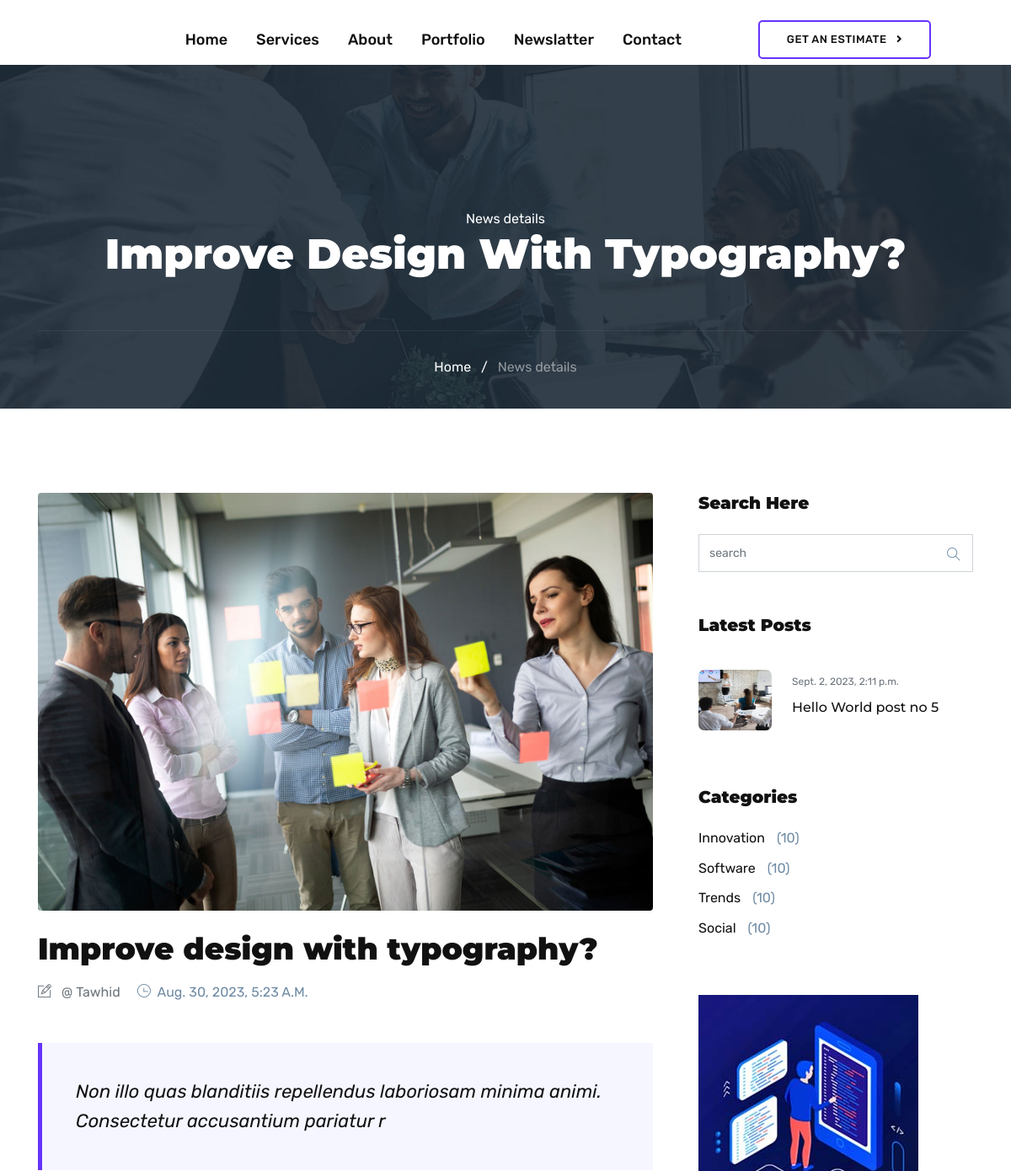
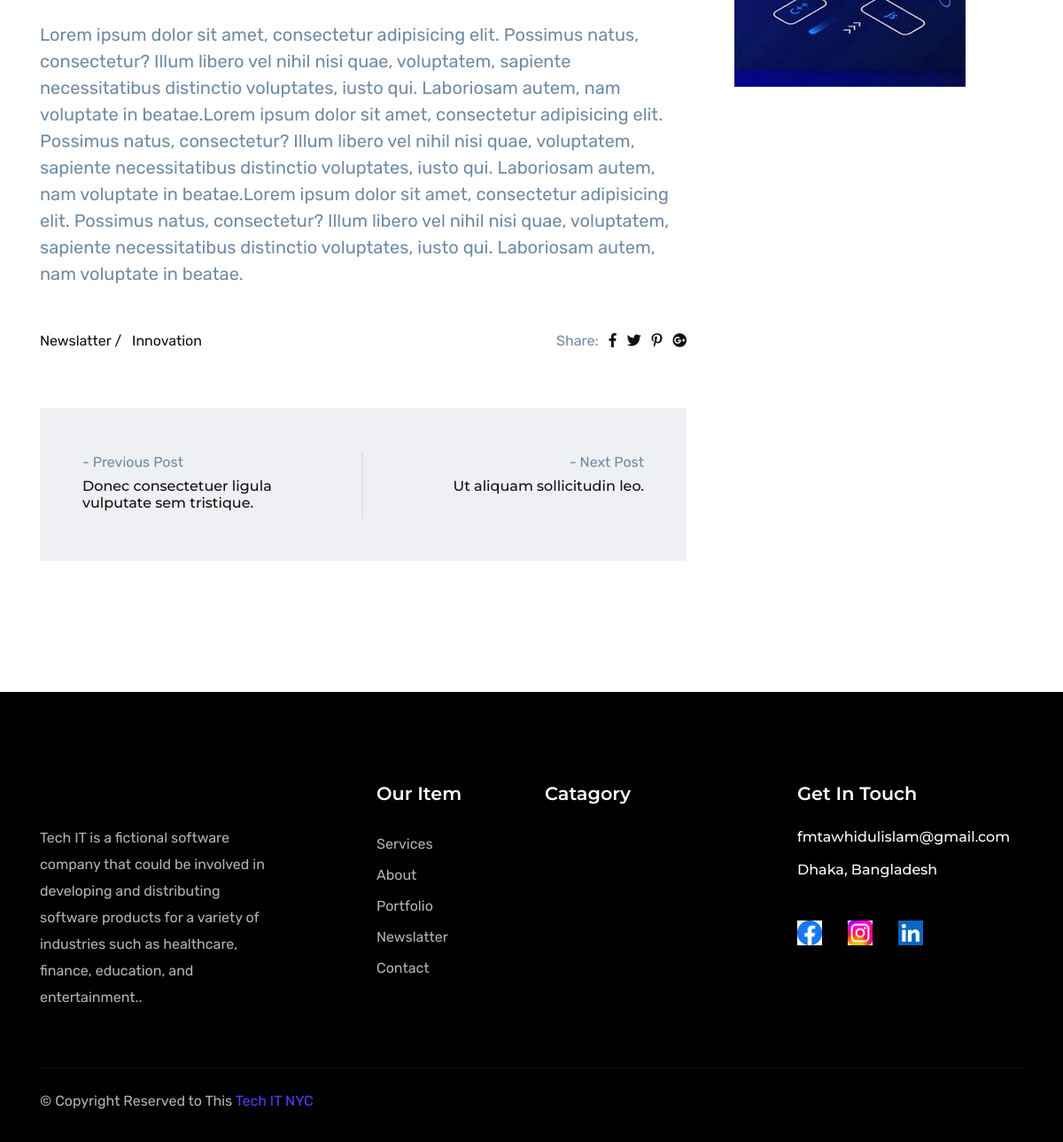
Screenshot of /blog/innovation/improve-design-with-typography/ with the database file from the repository (2 pictures, top to bottom).
### blog/models.py (models this page shows, shortened)
class blog_model(models.Model):
    blog_title = models.CharField(max_length=100, unique=True)
    blog_slug = models.SlugField(max_length=100, unique=True)
    blog_image = models.ImageField(upload_to='blog')
    blog_sortText = models.CharField(max_length=96)
    blog_longText = RichTextField()
    blog_author = models.CharField(max_length=50)
    blog_publishDate = models.DateTimeField(auto_now=True)
    blog_category = models.ForeignKey(blog_item_category, on_delete=models.CASCADE)
    is_published = models.BooleanField(default=True)
    def get_url(self):
        return reverse('blog_single', args=[self.blog_category.category_slug, self.blog_slug])

class blog_item_category(models.Model):
    category_name = models.CharField(max_length=50, unique=True)
    category_slug = models.SlugField(unique=True)
    category_details = RichTextField()
    class Meta:
        verbose_name = 'category'
        verbose_name_plural = 'Categories'
    def get_url(self):
        return reverse('blog_view_category', args=[self.category_slug])
    def __str__(self):
        return self.category_name

### info/models.py (models this page shows, shortened)
class contact_address(models.Model):
    contact_name = models.CharField(max_length=12)
    contact_icon = models.FileField(upload_to='social_icon')
    contact_addres = models.CharField(max_length=30)

class social_profile(models.Model):
    social_name = models.CharField(max_length=15, unique=True)
    social_icon = models.FileField(upload_to='social_icon')
    social_url = models.URLField()

### blog/views.py (the view)
# urls.py: path('<str:custom_category_slug>/<str:blog_slug>/', blog_single, name='blog_single'),
def blog_single(request, custom_category_slug, blog_slug):
    blog_category = get_object_or_404(blog_item_category, category_slug=custom_category_slug)
    single_blog = get_object_or_404(blog_model, blog_slug=blog_slug, blog_category=blog_category)
    related_posts = blog_model.objects.filter(blog_category=single_blog.blog_category).exclude(blog_slug=blog_slug)[:3]
    categories = Category.objects.all()
    blogging = blog_model.objects.all()  # You can adjust this if needed]
    blg_category = blog_item_category.objects.all()
    contacts_adress = contact_address.objects.all()
    social_link = social_profile.objects.all()
    single_blog.blog_longText = mark_safe(single_blog.blog_longText)
    context = {
        'single_blog': single_blog,
        'categories': categories,
        'blogging': blogging,
        'blg_category':blg_category,
        'related_posts':related_posts,
        'contacts_adress':contacts_adress,
        'social_link':social_link
    }
    return render(request, 'blog-single.html', context)

### templates/blog-single.html
{% extends 'base/base.html'  %}
{% load static %}
{% block body %}
<br><br><br>
<section class="page-title bg-1">
  <div class="container">
    <div class="row">
      <div class="col-md-12">
        <div class="block text-center">
          <span class="text-white">News details</span>
          <h1 class="text-capitalize mb-5 text-lg">{{ single_blog.blog_title }}</h1>
          <ul class="list-inline breadcumb-nav">
            <li class="list-inline-item"><a href="index.html" class="text-white">Home</a></li>
            <li class="list-inline-item"><span class="text-white">/</span></li>
            <li class="list-inline-item"><a href="#" class="text-white-50">News details</a></li>
          </ul>
        </div>
      </div>
    </div>
  </div>
</section>
<section class="section blog-wrap">
  <div class="container">
    <div class="row">
      <div class="col-lg-8">
        <div class="row">
	<div class="col-lg-12 mb-5">
		<div class="single-blog-item">
			<img src="{{ single_blog.blog_image.url }}"style="width: 1600px;" alt="" class="img-fluid rounded">
			<div class="blog-item-content mt-4">
				<h2 class="mt-3 mb-3 text-md"><a href="#">{{ single_blog.blog_title }}</a></h2>
				<div class="blog-item-meta mb-5">
					<span class="text-muted text-capitalize mr-3"><i class="ti-pencil-alt mr-2"></i> @ {{ single_blog.blog_author }}</span>
					<span class="text-black text-capitalize mr-3"><i class="ti-time mr-1"></i> {{ single_blog.blog_publishDate }}</span>
				</div>
				<blockquote class="quote"> {{ single_blog.blog_sortText }} </blockquote>
				<p class="lead mb-4 font-weight-normal text-black">  {{ single_blog.blog_longText }} </p>
				<div class="tag-option mt-5 clearfix">
				    <ul class="float-left list-inline">
				    	<li class="list-inline-item"><a href="{% url 'blog' %}" rel="tag">Newslatter /</a></li>
				    	<li class="list-inline-item"><a href="{{ single_blog.get_url }}" rel="tag">{{ single_blog.blog_category }}</a></li>
				   	</ul>
				    <ul class="float-right list-inline">
				        <li class="list-inline-item"> Share: </li>
				        <li class="list-inline-item"><a href="#" target="_blank"><i class="fab fa-facebook-f" aria-hidden="true"></i></a></li>
				        <li class="list-inline-item"><a href="#" target="_blank"><i class="fab fa-twitter" aria-hidden="true"></i></a></li>
				        <li class="list-inline-item"><a href="#" target="_blank"><i class="fab fa-pinterest-p" aria-hidden="true"></i></a></li>
				        <li class="list-inline-item"><a href="#" target="_blank"><i class="fab fa-google-plus" aria-hidden="true"></i></a></li>
				    </ul>
			    </div>
			</div>
		</div>
	</div>
	<div class="col-lg-12 mb-5">
		<div class="posts-nav bg-gray p-5 d-lg-flex d-md-flex justify-content-between ">
			<div class="posts-prev-item mb-4 mb-lg-0">
				<span class="nav-posts-desc">- Previous Post</span>
				<h6 class="nav-posts-title mt-1">
					<a href="#">Donec consectetuer ligula <br>vulputate sem tristique.</a>
				</h6>
			</div>
			<div class="border"></div>
			<div class="posts-next-item pt-4 pt-lg-0">
				<span class="nav-posts-desc text-lg-right text-md-right d-block">- Next Post</span>
				<h6 class="nav-posts-title mt-1">
					<a href="#">Ut aliquam sollicitudin leo.</a>
				</h6>
			</div>
		</div>
	</div>
</div>
</div>
    <div class="col-lg-4">
        <div class="sidebar-wrap pl-lg-4 mt-5 mt-lg-0">
		<div class="sidebar-widget search  mb-3 ">
		<h5>Search Here</h5>
		<form action="#" class="search-form">
			<input type="text" class="form-control" placeholder="search">
			<i class="ti-search"></i>
		</form>
	</div>
	<div class="sidebar-widget latest-post mb-3">
		<h5>Latest Posts</h5>
		{% for post in related_posts %}
        <div class="media py-3">
            <a href="{{ post.get_url }}"><img class="mr-4" src="{{ post.blog_image.url }}" alt="" style="width: 87px; height: 72px;" ></a>
            <div class="media-body">
            	<span class="text-sm text-muted">{{ post.blog_publishDate }}</span>
                <h6 class="my-2"><a href="{{ post.get_url }}">{{ post.blog_title }}</a></h6>
            </div>
        </div>
		{% endfor %}
	</div>
	<div class="sidebar-widget category mb-3">
		<h5 class="mb-4">Categories</h5>
		<ul class="list-unstyled">
		{% for cat in blg_category %}
		  <li class="align-items-center">
		    <a href="{{ cat.get_url }}">{{ cat.category_name }}</a>
		    <span>(10)</span>
		  </li>
		{% endfor %}
		</ul>
	</div>
	<div class="sidebar-widget mb-3">
		<a href="#"><img src="{% static 'images/blog/adv.jpg' %}" alt="" class="img-fluid"></a>
	</div>
</div>
      </div>
    </div>
  </div>
</section>
{% endblock %}

### templates/base/base.html (shortened to what this page needs)
{% load static %}
<!DOCTYPE html>
<html lang="zxx">
<head>
  <link rel="stylesheet" href="{% static 'plugins/bootstrap/css/bootstrap.min.css' %}">
  <link rel="stylesheet" href="{% static 'plugins/themify/css/themify-icons.css' %}">
  <link rel="stylesheet" href="{% static 'plugins/fontawesome/css/all.css' %}">
  <link rel="stylesheet" href="{% static 'plugins/magnific-popup/dist/magnific-popup.css' %}">
    <link rel="stylesheet" href="{% static 'plugins/modal-video/modal-video.css' %}">
    <link rel="stylesheet" href="{% static 'plugins/animate-css/animate.css' %}">
  <link rel="stylesheet" href="{% static 'plugins/slick-carousel/slick/slick.css' %}">
  <link rel="stylesheet" href="{% static 'plugins/slick-carousel/slick/slick-theme.css' %}">
	<link rel="stylesheet" href="https://unpkg.com/swiper/swiper-bundle.min.css">
  <link rel="stylesheet" href="{% static 'css/style.css' %}">
</head>
<body>
<nav class="navbar navbar-expand-lg py-4 navigation header-padding " id="navbar">
	<div class="container-fluid">
	  <div class="collapse navbar-collapse text-center" id="navbarsExample09">
		<ul class="navbar-nav m-auto">
		  <li class="nav-item active">
			<a class="nav-link" href="/">Home <span class="sr-only">(current)</span></a>
		  </li>
		   <li class="nav-item dropdown">
			<a class="nav-link dropdown-toggle" href="{% url 'service' %}">Services</a>
			</li>
			<li class="nav-item"><a class="nav-link" href="{% url 'about' %}">About</a></li>
			<li class="nav-item"><a class="nav-link" href="{% url 'portfolio' %}">Portfolio</a></li>
		   <li class="nav-item"><a class="nav-link" href="{% url 'blog' %}">Newslatter</a></li>
		   <li class="nav-item"><a class="nav-link" href="{% url 'contact' %}">Contact</a></li>
		</ul>
		<a href="{% url 'contact' %}" class="btn btn-solid-border d-none d-lg-block">Get an estimate <i class="fa fa-angle-right ml-2"></i></a>
	  </div>
	</div>
</nav>
{% block body %}{% endblock %}
<footer class="footer section">
	<div class="container">
		<div class="row">
			<div class="col-lg-3 mr-auto col-sm-6">
				<div class="widget mb-5 mb-lg-0">
					<div class="logo mb-4">
					</div>
					<p>Tech IT is a fictional software company that could be involved in developing and distributing software products for a variety of industries such as healthcare, finance, education, and entertainment..</p>
				</div>
			</div>
			<div class="col-lg-2 col-md-6 col-sm-6">
				<div class="widget mb-5 mb-lg-0">
					<h4 class="text-capitalize mb-4">Our Item</h4>
					<ul class="list-unstyled footer-menu lh-35">
						<li><a href="{% url 'service' %}">Services</a></li>
						<li><a href="{% url 'about' %}">About</a></li>
						<li><a href="{% url 'portfolio' %}">Portfolio </a></li>
						<li><a href="{% url 'blog' %}">Newslatter </a></li>
						<li><a href="{% url 'contact' %}">Contact</a></li>
					</ul>
				</div>
			</div>
			<div class="col-lg-3 col-md-6 col-sm-6">
				<div class="widget mb-5 mb-lg-0">
					<h4 class="text-capitalize mb-4">Catagory</h4>
				</div>
			</div>
			<div class="col-lg-3 col-md-6 col-sm-6">
				<div class="widget widget-contact mb-5 mb-lg-0">
					<h4 class="text-capitalize mb-4">Get in Touch</h4>
					{% for ct_add in contacts_adress %}
					<h6 style="color:white;">{{ct_add.contact_addres}}</h6>
					{% endfor %}
					<ul class="list-inline footer-socials mt-5">
						{% for social in social_link%}
							<li class="list-inline-item">
								<a href="{{ social.social_url }}">
									<img src="{{ social.social_icon.url }}" alt="{{ social.social_name }}" style="margin-right: 10px; width: 28px; height: 28px;">
								</a>
							</li>
						{% endfor %}
					</ul>
				</div>
			</div>
		</div>
		<div class="footer-btm py-4 mt-5">
			<div class="row">
				<div class="col-lg-6">
					<div class="copyright">
						&copy; Copyright Reserved to This <span class="text-color">Tech IT NYC </span>
					</div>
				</div>
			</div>
		</div>
	</div>
</footer>
</body>
</html>

### static/css/style.css (style rules this page uses)
html { overflow-x: hidden; }
body { line-height: 1.6; font-family: "Rubik", sans-serif; -webkit-font-smoothing: antialiased; font-size: 16px; color: #6F8BA4; font-weight: 400; }
h1, .h1, h2, .h2, h3, .h3, h4, .h4, h5, .h5, h6, .h6 { font-family: "Montserrat", sans-serif; font-weight: 900; color: #111; }
h1, .h1 { font-size: 2.5rem; }
h2, .h2 { font-size: 44px; }
h4, .h4 { font-size: 1.3rem; line-height: 30px; }
h5, .h5 { font-size: 1.25rem; }
h6, .h6 { font-size: 1rem; }
p { line-height: 30px; }
input[type=email], input[type=password], input[type=text], input[type=tel] { box-shadow: none; height: 45px; outline: none; font-size: 14px; }
.form-control { box-shadow: none; border-radius: 0; }
.btn { display: inline-block; font-size: 14px; font-size: 0.8125rem; font-weight: 500; letter-spacing: 0.5px; padding: 0.7rem 2rem; text-transform: uppercase; border-radius: 5px; border: 2px solid transparent; transition: all 0.35s ease; }
.btn-solid-border { border: 2px solid #6633FF; background: transparent; color: #111; }
.bg-gray { background: #eff0f3; }
.section { padding: 100px 0; }
.text-sm { font-size: 14px; }
.text-md { font-size: 2.25rem; }
.text-lg { font-size: 3.75rem; }
a { color: #111; text-decoration: none; }
.page-title { padding: 170px 0px 20px 0px; position: relative; }
.page-title .block h1 { color: #fff; }
.page-title .breadcumb-nav { margin-top: 60px; padding-top: 30px; border-top: 1px solid rgba(255, 255, 255, 0.06); }
.header-padding { padding: 0px 80px; }
.navigation { position: absolute; top: 0px; left: 0px; width: 100%; z-index: 99999; }
.navigation .btn { box-shadow: none; }
#navbar { box-shadow: 0 1px 2px rgba(0, 0, 0, 0.05); }
#navbar .nav-link { padding-left: 26px; font-weight: 500; color: #111; font-family: "Rubik", sans-serif; text-transform: capitalize; font-size: 18px; transition: all 0.25s ease; }
.dropdown-toggle::after { display: none; }
.bg-1 { background: url("../images/bg/section-bg5.jpg") no-repeat 50% 50%; background-size: cover; }
.text-color { color: #6633FF; }
.text-lg { font-size: 50px; }
.posts-nav h6 { font-weight: 500; }
.quote { font-size: 22px; color: #111; padding: 40px; font-style: italic; background: #f5f6ff; border-left: 5px solid #6633FF; margin: 25px 0px; }
.sidebar-widget { margin-bottom: 30px; padding-bottom: 35px; }
.sidebar-widget h5 { margin-bottom: 25px; }
.sidebar-widget.latest-post .media img { border-radius: 7px; }
.sidebar-widget.latest-post .media h6 { font-weight: 500; line-height: 1.4; }
.sidebar-widget.category ul li { margin-bottom: 10px; }
.sidebar-widget.category ul li a { color: #111; transition: all 0.3s ease; }
.sidebar-widget.category ul li span { margin-left: 10px; }
.search-form { position: relative; }
.search-form i { position: absolute; right: 15px; top: 35%; }
.footer { padding-bottom: 10px; background: #000; }
.lh-35 { line-height: 35px; }
.logo { font-weight: 600; letter-spacing: 1px; }
.widget h4 { color: #fff; font-weight: 600; }
.widget a { color: rgba(255, 255, 255, 0.7); }
.widget p { color: rgba(255, 255, 255, 0.7); }
.footer-btm { border-top: 1px solid rgba(255, 255, 255, 0.06); }
.footer-socials li a { margin-right: 7px; }
.copyright { color: rgba(255, 255, 255, 0.7); }
.widget-contact h6 { font-weight: 500; margin-bottom: 18px; }
.mr-auto, .mx-auto { margin-right: auto !important; }
.d-block { display: block !important; }
img, figure { max-width: 100%; height: auto; vertical-align: middle; }
.text-sm { font-size: 12px !important; }
p, .p { margin: 0 0 16px; }

### rows the page displays
blog_model: blog_title "Improve Design With Typography?", blog_image (picture), blog_title "Improve design with typography?", blog_author "Tawhid", blog_publishDate "Aug. 30, 2023, 5:23 A.m.", blog_sortText "Non illo quas blanditiis repellendus laboriosam minima animi. Consectetur accusantium pariatur r", blog_longText "Lorem ipsum dolor sit amet, consectetur adipisicing elit. Possimus natus, consectetur? Illum libero vel nihil nisi quae, voluptatem, sapiente necessitatibus distinctio voluptates, iusto qui. Laboriosam autem, nam voluptate in beatae.Lorem ipsum dolor sit amet, consectetur adipisicing elit. Possimus natus, consectetur? Illum libero vel nihil nisi quae, voluptatem, sapiente necessitatibus distinctio voluptates, iusto qui. Laboriosam autem, nam voluptate in beatae.Lorem ipsum dolor sit amet, consectetur adipisicing elit. Possimus natus, consectetur? Illum libero vel nihil nisi quae, voluptatem, sapiente necessitatibus distinctio voluptates, iusto qui. Laboriosam autem, nam voluptate in beatae.", blog_category "Innovation"
blog_model: blog_image (picture), blog_publishDate "Sept. 2, 2023, 2:11 p.m.", blog_title "Hello World post no 5"
blog_item_category: category_name "Innovation"
blog_item_category: category_name "Software"
blog_item_category: category_name "Trends"
blog_item_category: category_name "Social"
contact_address: contact_addres "fmtawhidulislam@gmail.com"
contact_address: contact_addres "Dhaka, Bangladesh"
social_profile: social_icon (picture)
social_profile: social_icon (picture)
social_profile: social_icon (picture)
